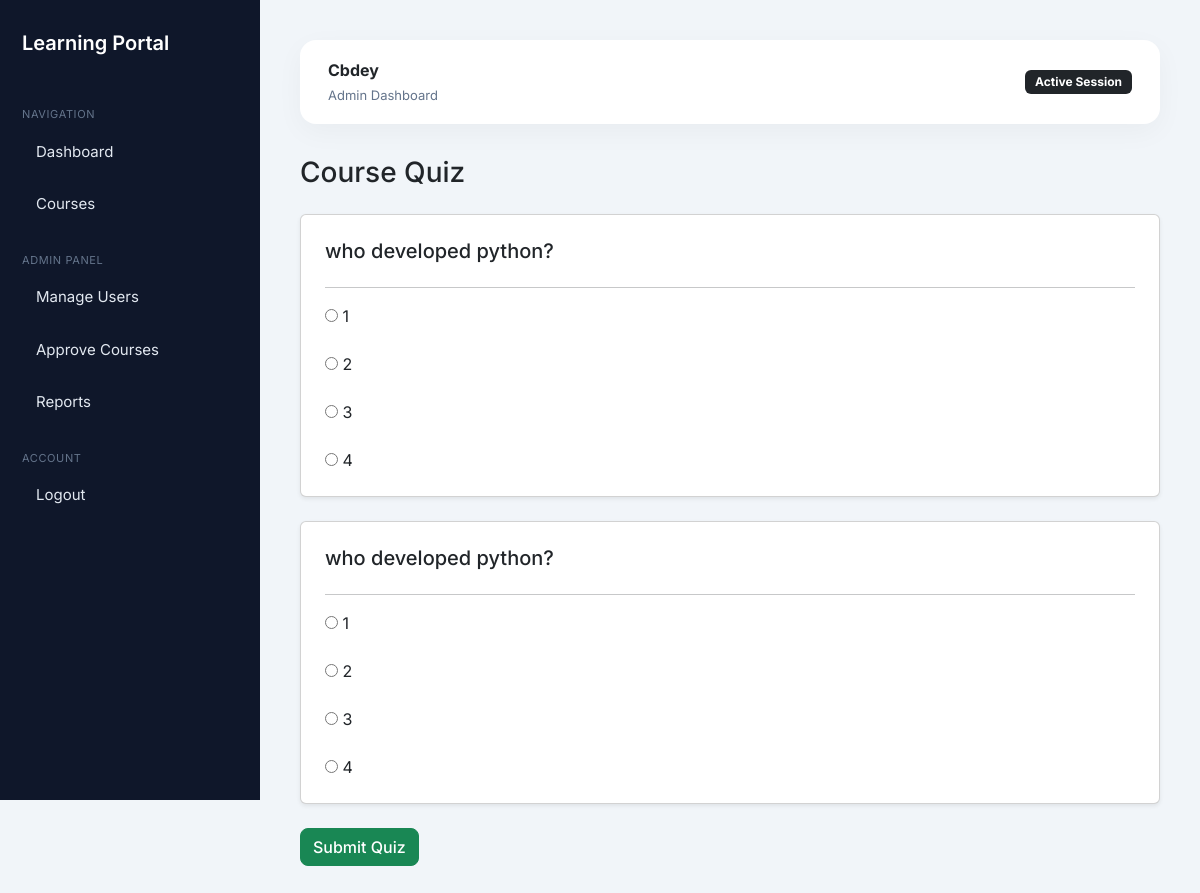
/quiz/1 (signed in), run on the app's committed database.
### models.py (models this page shows)
class User(db.Model, UserMixin):
    id = db.Column(db.Integer, primary_key=True)
    username = db.Column(db.String(100))
    email = db.Column(db.String(120), unique=True)
    password = db.Column(db.String(200))
    role = db.Column(db.String(20))
    is_verified = db.Column(db.Boolean, default=False)

class Quiz(db.Model):
    id = db.Column(db.Integer, primary_key=True)
    course_id = db.Column(db.Integer)
    question = db.Column(db.String(500))
    option1 = db.Column(db.String(200))
    option2 = db.Column(db.String(200))
    option3 = db.Column(db.String(200))
    option4 = db.Column(db.String(200))
    correct_answer = db.Column(db.String(200))

### app.py (the view, shortened to what this page needs)
@app.route("/quiz/<int:course_id>", methods=["GET", "POST"])
@login_required
def attempt_quiz(course_id):
    quizzes = Quiz.query.filter_by(course_id=course_id).all()
    return render_template("quiz.html", quizzes=quizzes)

### app.py (called while the page is built)
@login_manager.user_loader
def load_user(user_id):
    return User.query.get(int(user_id))

### templates/quiz.html
{% extends "base.html" %}
{% block content %}
<h3 class="mb-4">Course Quiz</h3>
<form method="POST">
{% for quiz in quizzes %}
<div class="card shadow-sm mb-4 p-4">
<h5>{{ quiz.question }}</h5>
<hr>
<label>
<input type="radio"
name="{{ quiz.id }}"
value="{{ quiz.option1 }}">
{{ quiz.option1 }}
</label><br>
<label>
<input type="radio"
name="{{ quiz.id }}"
value="{{ quiz.option2 }}">
{{ quiz.option2 }}
</label><br>
<label>
<input type="radio"
name="{{ quiz.id }}"
value="{{ quiz.option3 }}">
{{ quiz.option3 }}
</label><br>
<label>
<input type="radio"
name="{{ quiz.id }}"
value="{{ quiz.option4 }}">
{{ quiz.option4 }}
</label>
</div>
{% endfor %}
<button class="btn btn-success">
Submit Quiz
</button>
</form>
{% endblock %}

### templates/base.html (shortened to what this page needs)
<!DOCTYPE html>
<html>
<head>
<link href="https://cdn.jsdelivr.net/npm/bootstrap@5.3.2/dist/css/bootstrap.min.css" rel="stylesheet">
<link rel="stylesheet"
href="https://cdnjs.cloudflare.com/ajax/libs/font-awesome/6.5.0/css/all.min.css">
</head>
<body>
<div class="sidebar">
<div class="logo">
Learning Portal
</div>
<div class="section-title">
Navigation
</div>
<a href="/dashboard">Dashboard</a>
<a href="/courses">Courses</a>
{% if current_user.role == "admin" %}
<div class="section-title">
Admin Panel
</div>
<a href="/manage-users">Manage Users</a>
<a href="/approve-course">Approve Courses</a>
<a href="/reports">Reports</a>
{% endif %}
<div class="section-title">
Account
</div>
<a href="/logout">Logout</a>
</div>
<div class="main">
<div class="header">
<div>
<strong>{{ current_user.username }}</strong>
<br>
<span style="font-size:13px;color:#64748b;">
{{ current_user.role|capitalize }} Dashboard
</span>
</div>
<span class="badge bg-dark">
Active Session
</span>
</div>
{% block content %}
{% endblock %}
</div>
</body>
</html>

### templates/base.html (style rules this page uses)
body { font-family:'Inter',sans-serif; background:#f1f5f9; margin:0; }
.sidebar { width:260px; height:100vh; position:fixed; background:#0f172a; padding:28px 22px; display:flex; flex-direction:column; }
.logo { color:white; font-size:20px; font-weight:600; margin-bottom:30px; }
.section-title { color:#64748b; font-size:11px; margin-top:18px; margin-bottom:6px; text-transform:uppercase; letter-spacing:.6px; }
.sidebar a { display:block; color:#e2e8f0; padding:12px 14px; border-radius:10px; text-decoration:none; margin-bottom:6px; font-size:15px; transition:.25s; }
.main { margin-left:260px; padding:40px; }
.header { background:white; padding:18px 28px; border-radius:16px; box-shadow:0px 8px 28px rgba(0,0,0,.04); margin-bottom:32px; display:flex; justify-content:space-between; align-items:center; }
.btn { border-radius:8px; font-weight:500; }
.badge { border-radius:6px; padding:6px 10px; font-size:12px; }

### data on the page
User: username "Cbdey", role "Admin"
Quiz: question "who developed python?", option1 "1", option2 "2", option3 "3", option4 "4"
Quiz: question "who developed python?", option1 "1", option2 "2", option3 "3", option4 "4"
